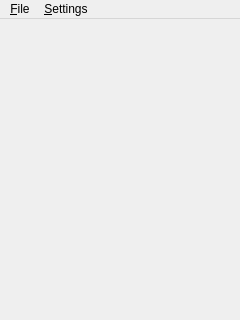
<?xml version="1.0" encoding="UTF-8"?>
<ui version="4.0">
 <class>MainWindow</class>
 <widget class="QMainWindow" name="MainWindow">
  <property name="geometry">
   <rect>
    <x>0</x>
    <y>0</y>
    <width>240</width>
    <height>320</height>
   </rect>
  </property>
  <property name="minimumSize">
   <size>
    <width>240</width>
    <height>320</height>
   </size>
  </property>
  <property name="maximumSize">
   <size>
    <width>240</width>
    <height>320</height>
   </size>
  </property>
  <property name="windowTitle">
   <string>MainWindow</string>
  </property>
  <widget class="QWidget" name="centralwidget">
   <layout class="QVBoxLayout" name="verticalLayout">
    <item>
     <widget class="QwtPlot" name="plot">
     </widget>
    </item>
   </layout>
  </widget>
  <widget class="QMenuBar" name="menubar">
   <property name="geometry">
    <rect>
     <x>0</x>
     <y>0</y>
     <width>240</width>
     <height>27</height>
    </rect>
   </property>
   <widget class="QMenu" name="menu_File">
    <property name="title">
     <string>&amp;File</string>
    </property>
    <addaction name="action_Quit"/>
   </widget>
   <widget class="QMenu" name="menu_Settings">
    <property name="title">
     <string>&amp;Settings</string>
    </property>
    <addaction name="action_Configure"/>
    <addaction name="action_Load"/>
   </widget>
   <addaction name="menu_File"/>
   <addaction name="menu_Settings"/>
  </widget>
  <action name="action_Quit">
   <property name="text">
    <string>&amp;Quit</string>
   </property>
  </action>
  <action name="action_Configure">
   <property name="text">
    <string>&amp;Configure ...</string>
   </property>
  </action>
  <action name="action_Load">
   <property name="checkable">
    <bool>true</bool>
   </property>
   <property name="text">
    <string>&amp;Load</string>
   </property>
  </action>
 </widget>
 <customwidgets>
  <customwidget>
   <class>QwtPlot</class>
   <extends>QFrame</extends>
   <header>qwt_plot.h</header>
   <container>1</container>
  </customwidget>
 </customwidgets>
 <resources/>
 <connections/>
</ui>
